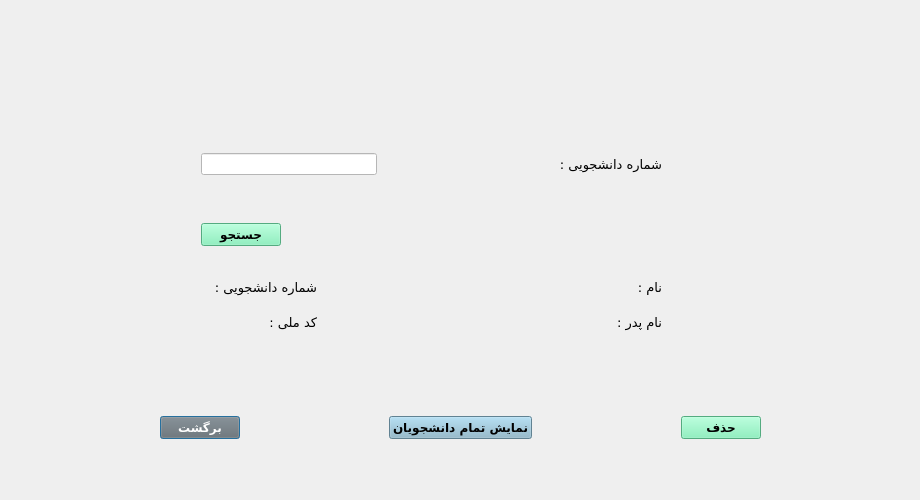
<?xml version="1.0" encoding="UTF-8"?>
<ui version="4.0">
 <class>RemoveStudentDialog</class>
 <widget class="QDialog" name="RemoveStudentDialog">
  <property name="geometry">
   <rect>
    <x>0</x>
    <y>0</y>
    <width>920</width>
    <height>500</height>
   </rect>
  </property>
  <property name="minimumSize">
   <size>
    <width>920</width>
    <height>500</height>
   </size>
  </property>
  <property name="maximumSize">
   <size>
    <width>920</width>
    <height>500</height>
   </size>
  </property>
  <property name="windowTitle">
   <string>Dialog</string>
  </property>
  <widget class="QWidget" name="layoutWidget">
   <property name="geometry">
    <rect>
     <x>160</x>
     <y>410</y>
     <width>601</width>
     <height>35</height>
    </rect>
   </property>
   <layout class="QHBoxLayout" name="horizontalLayout">
    <item>
     <widget class="QPushButton" name="pushButton_back">
      <property name="font">
       <font>
        <family>B Nazanin</family>
        <pointsize>9</pointsize>
        <weight>75</weight>
        <bold>true</bold>
       </font>
      </property>
      <property name="styleSheet">
       <string notr="true">background-color: rgb(111, 111, 111);
color:white;</string>
      </property>
      <property name="text">
       <string>برگشت</string>
      </property>
     </widget>
    </item>
    <item>
     <spacer name="horizontalSpacer_2">
      <property name="orientation">
       <enum>Qt::Horizontal</enum>
      </property>
      <property name="sizeHint" stdset="0">
       <size>
        <width>40</width>
        <height>20</height>
       </size>
      </property>
     </spacer>
    </item>
    <item>
     <widget class="QPushButton" name="pushButton_showAllStu">
      <property name="font">
       <font>
        <family>B Nazanin</family>
        <pointsize>9</pointsize>
        <weight>75</weight>
        <bold>true</bold>
       </font>
      </property>
      <property name="styleSheet">
       <string notr="true">background-color: rgb(136, 182, 204)</string>
      </property>
      <property name="text">
       <string>نمایش تمام دانشجویان</string>
      </property>
     </widget>
    </item>
    <item>
     <spacer name="horizontalSpacer_3">
      <property name="orientation">
       <enum>Qt::Horizontal</enum>
      </property>
      <property name="sizeHint" stdset="0">
       <size>
        <width>40</width>
        <height>20</height>
       </size>
      </property>
     </spacer>
    </item>
    <item>
     <widget class="QPushButton" name="pushButton_remove">
      <property name="font">
       <font>
        <family>B Nazanin</family>
        <pointsize>9</pointsize>
        <weight>75</weight>
        <bold>true</bold>
       </font>
      </property>
      <property name="styleSheet">
       <string notr="true">background-color: rgb(118, 240, 179);</string>
      </property>
      <property name="text">
       <string>حذف</string>
      </property>
     </widget>
    </item>
   </layout>
  </widget>
  <widget class="QWidget" name="layoutWidget">
   <property name="geometry">
    <rect>
     <x>201</x>
     <y>131</y>
     <width>461</width>
     <height>206</height>
    </rect>
   </property>
   <layout class="QVBoxLayout" name="verticalLayout_6">
    <item>
     <layout class="QHBoxLayout" name="horizontalLayout_2">
      <item>
       <widget class="QLineEdit" name="lineEdit_stuCode">
        <property name="font">
         <font>
          <pointsize>9</pointsize>
         </font>
        </property>
        <property name="styleSheet">
         <string notr="true">background-color: white;</string>
        </property>
       </widget>
      </item>
      <item>
       <spacer name="horizontalSpacer">
        <property name="orientation">
         <enum>Qt::Horizontal</enum>
        </property>
        <property name="sizeHint" stdset="0">
         <size>
          <width>40</width>
          <height>20</height>
         </size>
        </property>
       </spacer>
      </item>
      <item>
       <widget class="QLabel" name="label">
        <property name="font">
         <font>
          <family>B Titr</family>
          <pointsize>10</pointsize>
          <weight>50</weight>
          <bold>false</bold>
         </font>
        </property>
        <property name="text">
         <string>شماره دانشجویی :</string>
        </property>
       </widget>
      </item>
     </layout>
    </item>
    <item>
     <spacer name="horizontalSpacer_8">
      <property name="orientation">
       <enum>Qt::Horizontal</enum>
      </property>
      <property name="sizeHint" stdset="0">
       <size>
        <width>40</width>
        <height>20</height>
       </size>
      </property>
     </spacer>
    </item>
    <item>
     <layout class="QHBoxLayout" name="horizontalLayout_4">
      <item>
       <widget class="QPushButton" name="pushButton_search">
        <property name="font">
         <font>
          <family>B Nazanin</family>
          <pointsize>9</pointsize>
          <weight>75</weight>
          <bold>true</bold>
         </font>
        </property>
        <property name="styleSheet">
         <string notr="true">background-color: rgb(118, 240, 179)</string>
        </property>
        <property name="text">
         <string>جستجو</string>
        </property>
       </widget>
      </item>
      <item>
       <spacer name="horizontalSpacer_7">
        <property name="orientation">
         <enum>Qt::Horizontal</enum>
        </property>
        <property name="sizeHint" stdset="0">
         <size>
          <width>40</width>
          <height>20</height>
         </size>
        </property>
       </spacer>
      </item>
     </layout>
    </item>
    <item>
     <spacer name="horizontalSpacer_6">
      <property name="orientation">
       <enum>Qt::Horizontal</enum>
      </property>
      <property name="sizeHint" stdset="0">
       <size>
        <width>308</width>
        <height>20</height>
       </size>
      </property>
     </spacer>
    </item>
    <item>
     <layout class="QHBoxLayout" name="horizontalLayout_3">
      <item>
       <layout class="QVBoxLayout" name="verticalLayout_5">
        <item>
         <widget class="QLabel" name="label_stuCode">
          <property name="font">
           <font>
            <pointsize>9</pointsize>
           </font>
          </property>
          <property name="text">
           <string/>
          </property>
         </widget>
        </item>
        <item>
         <widget class="QLabel" name="label_nationalCode">
          <property name="font">
           <font>
            <pointsize>9</pointsize>
           </font>
          </property>
          <property name="text">
           <string/>
          </property>
         </widget>
        </item>
       </layout>
      </item>
      <item>
       <layout class="QVBoxLayout" name="verticalLayout">
        <item>
         <widget class="QLabel" name="label_8">
          <property name="font">
           <font>
            <family>B Koodak</family>
            <pointsize>10</pointsize>
            <weight>50</weight>
            <bold>false</bold>
           </font>
          </property>
          <property name="text">
           <string>شماره دانشجویی :</string>
          </property>
         </widget>
        </item>
        <item>
         <widget class="QLabel" name="label_6">
          <property name="font">
           <font>
            <family>B Koodak</family>
            <pointsize>10</pointsize>
            <weight>50</weight>
            <bold>false</bold>
           </font>
          </property>
          <property name="text">
           <string>کد ملی :</string>
          </property>
         </widget>
        </item>
       </layout>
      </item>
      <item>
       <layout class="QVBoxLayout" name="verticalLayout_2">
        <item>
         <spacer name="horizontalSpacer_4">
          <property name="orientation">
           <enum>Qt::Horizontal</enum>
          </property>
          <property name="sizeHint" stdset="0">
           <size>
            <width>40</width>
            <height>20</height>
           </size>
          </property>
         </spacer>
        </item>
        <item>
         <spacer name="horizontalSpacer_5">
          <property name="orientation">
           <enum>Qt::Horizontal</enum>
          </property>
          <property name="sizeHint" stdset="0">
           <size>
            <width>40</width>
            <height>20</height>
           </size>
          </property>
         </spacer>
        </item>
       </layout>
      </item>
      <item>
       <layout class="QVBoxLayout" name="verticalLayout_3">
        <item>
         <widget class="QLabel" name="label_name">
          <property name="font">
           <font>
            <pointsize>9</pointsize>
           </font>
          </property>
          <property name="text">
           <string/>
          </property>
         </widget>
        </item>
        <item>
         <widget class="QLabel" name="label_fathersName">
          <property name="font">
           <font>
            <pointsize>9</pointsize>
           </font>
          </property>
          <property name="text">
           <string/>
          </property>
         </widget>
        </item>
       </layout>
      </item>
      <item>
       <layout class="QVBoxLayout" name="verticalLayout_4">
        <item>
         <widget class="QLabel" name="label_2">
          <property name="font">
           <font>
            <family>B Koodak</family>
            <pointsize>10</pointsize>
            <weight>50</weight>
            <bold>false</bold>
           </font>
          </property>
          <property name="text">
           <string>نام :</string>
          </property>
         </widget>
        </item>
        <item>
         <widget class="QLabel" name="label_4">
          <property name="font">
           <font>
            <family>B Koodak</family>
            <pointsize>10</pointsize>
            <weight>50</weight>
            <bold>false</bold>
           </font>
          </property>
          <property name="text">
           <string>نام پدر :</string>
          </property>
         </widget>
        </item>
       </layout>
      </item>
     </layout>
    </item>
   </layout>
  </widget>
 </widget>
 <resources/>
 <connections>
  <connection>
   <sender>pushButton_back</sender>
   <signal>clicked()</signal>
   <receiver>RemoveStudentDialog</receiver>
   <slot>close()</slot>
   <hints>
    <hint type="sourcelabel">
     <x>192</x>
     <y>427</y>
    </hint>
    <hint type="destinationlabel">
     <x>69</x>
     <y>404</y>
    </hint>
   </hints>
  </connection>
 </connections>
</ui>
